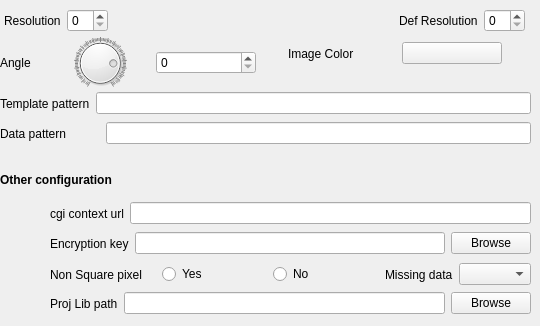
     <widget class="QWidget" name="advancedTabForm">
      <property name="toolTip">
       <string>&lt;html&gt;&lt;head/&gt;&lt;body&gt;&lt;p&gt;Advanced settings for map object (Other configuration parameters, pattern, resolution, background color).&lt;/p&gt;&lt;/body&gt;&lt;/html&gt;</string>
      </property>
      <property name="accessibleName">
       <string/>
      </property>
      <attribute name="title">
       <string>Advanced</string>
      </attribute>
      <attribute name="toolTip">
       <string>&lt;html&gt;&lt;head/&gt;&lt;body&gt;&lt;p&gt;Advanced settings for map object (Other configuration parameters, pattern, resolution, background color).&lt;/p&gt;&lt;/body&gt;&lt;/html&gt;</string>
      </attribute>
      <widget class="QWidget" name="layoutWidget_2">
       <property name="geometry">
        <rect>
         <x>0</x>
         <y>37</y>
         <width>256</width>
         <height>52</height>
        </rect>
       </property>
       <layout class="QHBoxLayout" name="horizontalLayout_5">
        <item>
         <widget class="QLabel" name="mf_map_angle_label">
          <property name="text">
           <string>Angle</string>
          </property>
         </widget>
        </item>
        <item>
         <widget class="QDial" name="mf_map_angle_slider">
          <property name="layoutDirection">
           <enum>Qt::LeftToRight</enum>
          </property>
          <property name="maximum">
           <number>360</number>
          </property>
          <property name="singleStep">
           <number>1</number>
          </property>
          <property name="sliderPosition">
           <number>290</number>
          </property>
          <property name="invertedAppearance">
           <bool>false</bool>
          </property>
          <property name="invertedControls">
           <bool>false</bool>
          </property>
          <property name="notchesVisible">
           <bool>true</bool>
          </property>
         </widget>
        </item>
        <item>
         <widget class="QSpinBox" name="mf_map_angle">
          <property name="minimumSize">
           <size>
            <width>100</width>
            <height>0</height>
           </size>
          </property>
         </widget>
        </item>
       </layout>
      </widget>
      <widget class="QWidget" name="layoutWidget_3">
       <property name="geometry">
        <rect>
         <x>4</x>
         <y>7</y>
         <width>521</width>
         <height>28</height>
        </rect>
       </property>
       <layout class="QHBoxLayout" name="horizontalLayout_4">
        <item>
         <widget class="QLabel" name="mf_map_defresolution_label_2">
          <property name="text">
           <string>Resolution</string>
          </property>
         </widget>
        </item>
        <item>
         <widget class="QSpinBox" name="mf_map_resolution"/>
        </item>
        <item>
         <spacer name="horizontalSpacer_3">
          <property name="orientation">
           <enum>Qt::Horizontal</enum>
          </property>
          <property name="sizeHint" stdset="0">
           <size>
            <width>40</width>
            <height>20</height>
           </size>
          </property>
         </spacer>
        </item>
        <item>
         <widget class="QLabel" name="mf_map_defresolution_label">
          <property name="text">
           <string>Def Resolution</string>
          </property>
         </widget>
        </item>
        <item>
         <widget class="QSpinBox" name="mf_map_defresolution"/>
        </item>
       </layout>
      </widget>
      <widget class="QWidget" name="layoutWidget9">
       <property name="geometry">
        <rect>
         <x>260</x>
         <y>40</y>
         <width>271</width>
         <height>27</height>
        </rect>
       </property>
       <layout class="QHBoxLayout" name="horizontalLayout_9">
        <item>
         <widget class="QLabel" name="mf_map_imagecolor_label">
          <property name="sizePolicy">
           <sizepolicy hsizetype="Preferred" vsizetype="Preferred">
            <horstretch>100</horstretch>
            <verstretch>0</verstretch>
           </sizepolicy>
          </property>
          <property name="minimumSize">
           <size>
            <width>80</width>
            <height>0</height>
           </size>
          </property>
          <property name="maximumSize">
           <size>
            <width>80</width>
            <height>16777215</height>
           </size>
          </property>
          <property name="text">
           <string>Image Color</string>
          </property>
         </widget>
        </item>
        <item>
         <widget class="KColorButton" name="mf_map_imagecolor">
          <property name="minimumSize">
           <size>
            <width>100</width>
            <height>0</height>
           </size>
          </property>
          <property name="maximumSize">
           <size>
            <width>100</width>
            <height>16777215</height>
           </size>
          </property>
          <property name="checkable">
           <bool>false</bool>
          </property>
          <property name="default">
           <bool>false</bool>
          </property>
          <property name="alphaChannelEnabled" stdset="0">
           <bool>true</bool>
          </property>
         </widget>
        </item>
       </layout>
      </widget>
      <widget class="QLabel" name="mf_map_config_label">
       <property name="geometry">
        <rect>
         <x>0</x>
         <y>170</y>
         <width>121</width>
         <height>20</height>
        </rect>
       </property>
       <property name="font">
        <font>
         <weight>75</weight>
         <bold>true</bold>
        </font>
       </property>
       <property name="text">
        <string>Other configuration</string>
       </property>
      </widget>
      <widget class="QWidget" name="layoutWidget10">
       <property name="geometry">
        <rect>
         <x>0</x>
         <y>90</y>
         <width>531</width>
         <height>27</height>
        </rect>
       </property>
       <layout class="QHBoxLayout" name="horizontalLayout_12">
        <item>
         <widget class="QLabel" name="mf_map_templatepattern_label">
          <property name="text">
           <string>Template pattern</string>
          </property>
         </widget>
        </item>
        <item>
         <widget class="QLineEdit" name="mf_map_templatepattern"/>
        </item>
       </layout>
      </widget>
      <widget class="QWidget" name="layoutWidget11">
       <property name="geometry">
        <rect>
         <x>0</x>
         <y>120</y>
         <width>531</width>
         <height>27</height>
        </rect>
       </property>
       <layout class="QHBoxLayout" name="horizontalLayout_13">
        <item>
         <widget class="QLabel" name="mf_map_datapattern_label">
          <property name="minimumSize">
           <size>
            <width>100</width>
            <height>0</height>
           </size>
          </property>
          <property name="maximumSize">
           <size>
            <width>100</width>
            <height>16777215</height>
           </size>
          </property>
          <property name="text">
           <string>Data pattern</string>
          </property>
         </widget>
        </item>
        <item>
         <widget class="QLineEdit" name="mf_map_datapattern"/>
        </item>
       </layout>
      </widget>
      <widget class="QWidget" name="layoutWidget12">
       <property name="geometry">
        <rect>
         <x>50</x>
         <y>200</y>
         <width>481</width>
         <height>27</height>
        </rect>
       </property>
       <layout class="QHBoxLayout" name="horizontalLayout_15">
        <item>
         <widget class="QLabel" name="mf_map_config_contexturl_label">
          <property name="text">
           <string>cgi context url</string>
          </property>
         </widget>
        </item>
        <item>
         <widget class="QLineEdit" name="mf_map_config_contexturl"/>
        </item>
       </layout>
      </widget>
      <widget class="QWidget" name="layoutWidget13">
       <property name="geometry">
        <rect>
         <x>50</x>
         <y>230</y>
         <width>481</width>
         <height>27</height>
        </rect>
       </property>
       <layout class="QHBoxLayout" name="horizontalLayout_16">
        <item>
         <widget class="QLabel" name="mf_map_config_encryption_label">
          <property name="text">
           <string>Encryption key</string>
          </property>
         </widget>
        </item>
        <item>
         <widget class="QLineEdit" name="mf_map_config_encryption"/>
        </item>
        <item>
         <widget class="QPushButton" name="mf_map_config_encryption_browse">
          <property name="text">
           <string>Browse</string>
          </property>
         </widget>
        </item>
       </layout>
      </widget>
      <widget class="QWidget" name="layoutWidget14">
       <property name="geometry">
        <rect>
         <x>50</x>
         <y>260</y>
         <width>481</width>
         <height>29</height>
        </rect>
       </property>
       <layout class="QHBoxLayout" name="horizontalLayout_17">
        <item>
         <widget class="QLabel" name="mf_map_config_squarepixel_label">
          <property name="toolTip">
           <string>&lt;html&gt;&lt;head/&gt;&lt;body&gt;&lt;p&gt;allow non-square pixels (meaning that the pixels represent non-square regions). Has no effect for WMS.&lt;/p&gt;&lt;/body&gt;&lt;/html&gt;</string>
          </property>
          <property name="text">
           <string>Non Square pixel</string>
          </property>
         </widget>
        </item>
        <item>
         <widget class="QRadioButton" name="mf_map_config_squarepixel_yes">
          <property name="text">
           <string>Yes</string>
          </property>
         </widget>
        </item>
        <item>
         <widget class="QRadioButton" name="mf_map_config_squarepixel_off">
          <property name="text">
           <string>No</string>
          </property>
         </widget>
        </item>
        <item>
         <layout class="QHBoxLayout" name="horizontalLayout_18">
          <item>
           <widget class="QLabel" name="mf_map_config_missingdata_label">
            <property name="text">
             <string>Missing data</string>
            </property>
           </widget>
          </item>
          <item>
           <widget class="QComboBox" name="mf_map_config_missingdata"/>
          </item>
         </layout>
        </item>
       </layout>
      </widget>
      <widget class="QWidget" name="layoutWidget15">
       <property name="geometry">
        <rect>
         <x>50</x>
         <y>290</y>
         <width>481</width>
         <height>27</height>
        </rect>
       </property>
       <layout class="QHBoxLayout" name="horizontalLayout_19">
        <item>
         <widget class="QLabel" name="mf_map_config_projlib_label">
          <property name="text">
           <string>Proj Lib path</string>
          </property>
         </widget>
        </item>
        <item>
         <widget class="QLineEdit" name="mf_map_config_projlib"/>
        </item>
        <item>
         <widget class="QPushButton" name="mf_map_config_projlib_browse">
          <property name="text">
           <string>Browse</string>
          </property>
         </widget>
        </item>
       </layout>
      </widget>
     </widget>
